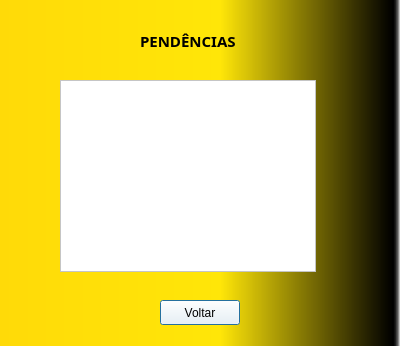
<?xml version="1.0" encoding="UTF-8"?>
<ui version="4.0">
 <class>MonitorPendencias</class>
 <widget class="QDialog" name="MonitorPendencias">
  <property name="geometry">
   <rect>
    <x>0</x>
    <y>0</y>
    <width>400</width>
    <height>346</height>
   </rect>
  </property>
  <property name="windowTitle">
   <string>Dialog</string>
  </property>
  <property name="styleSheet">
   <string notr="true">QDialog{
background-color: qlineargradient(spread:pad, x1:0, y1:0, x2:1, y2:0, stop:0 rgba(255, 218, 8, 255), stop:0.55 rgba(255, 230, 8, 255), stop:0.98 rgba(0, 0, 0, 255), stop:1 rgba(0, 0, 0, 0));
}</string>
  </property>
  <widget class="QListWidget" name="listWidget">
   <property name="geometry">
    <rect>
     <x>60</x>
     <y>80</y>
     <width>256</width>
     <height>192</height>
    </rect>
   </property>
   <property name="styleSheet">
    <string notr="true">color: rgb(0, 0, 0);
background-color: rgb(255, 255, 255);
</string>
   </property>
  </widget>
  <widget class="QLabel" name="label_3">
   <property name="geometry">
    <rect>
     <x>140</x>
     <y>20</y>
     <width>111</width>
     <height>41</height>
    </rect>
   </property>
   <property name="font">
    <font>
     <family>Yu Gothic UI Semibold</family>
     <pointsize>11</pointsize>
     <weight>75</weight>
     <bold>true</bold>
    </font>
   </property>
   <property name="styleSheet">
    <string notr="true">color: rgb(0, 0, 0)</string>
   </property>
   <property name="text">
    <string>PENDÊNCIAS</string>
   </property>
  </widget>
  <widget class="QPushButton" name="pushButton">
   <property name="geometry">
    <rect>
     <x>160</x>
     <y>300</y>
     <width>80</width>
     <height>25</height>
    </rect>
   </property>
   <property name="styleSheet">
    <string notr="true">background-color: rgb(255, 255, 255);
color:rgb(0, 0, 0)</string>
   </property>
   <property name="text">
    <string>Voltar</string>
   </property>
  </widget>
 </widget>
 <resources/>
 <connections/>
</ui>
